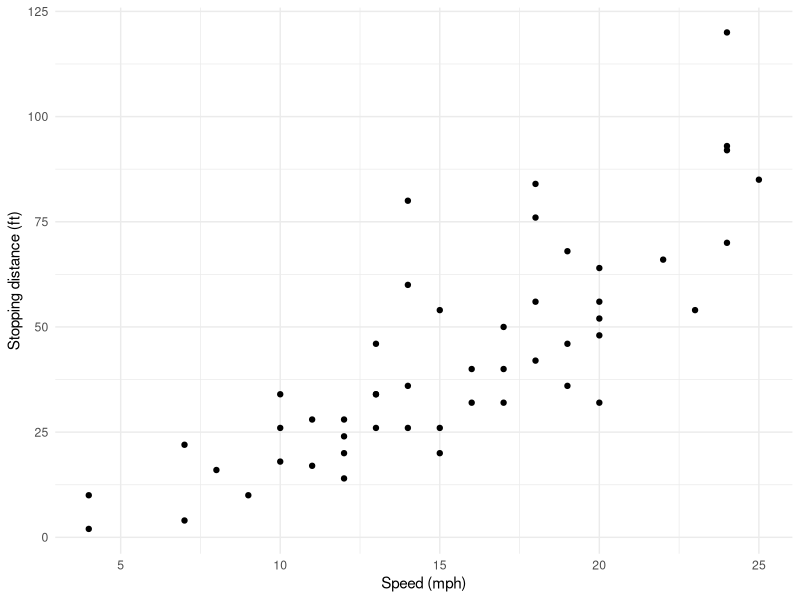

Here is the R script that generated this plot:
## ---- chunk 1
summary(cars)

library(ggplot2)

ggplot(cars, aes(x = speed, y = dist)) +
  geom_point() +
  labs(x = "Speed (mph)", y = "Stopping distance (ft)") +
  theme_minimal()
